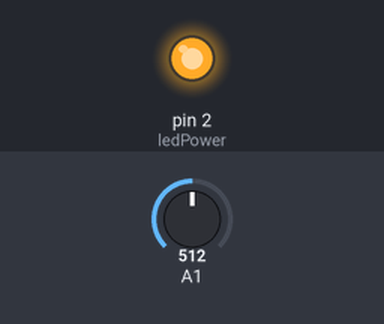
The sketch below on a simulated Arduino Uno, built with avr-gcc and run on an emulated ATmega328P. Parts: output pins drawn as LEDs (lit = HIGH). The test bench sets the inputs (shaded band); at power-on: A1 = 512. What the sketch prints to the serial monitor is not drawn.

Above: at 0.1 s.
Timing chart, 0 to 1.6 s (numbered marks = the images above):
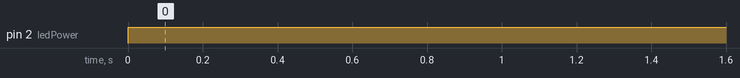

The sketch:

arduinoAnalog.ino
```cpp
// Bei diesem Code handelt es sich um das Codebeispiel vom Hersteller, zu finden im herunterladbaren Datenblatt unter: "https://joy-it.net/de/products/SEN-GP2Y1014AU", stand 30.01.2024.
// Bis auf eine Wertumrechnung  von mg in µg ist dieses Codebeispiel unverändert.

int ledPower = 2;
double dustDensity;
int sensorValue;
double voltage;

// the setup routine runs once when you press reset:
void setup() {
    // initialize serial communication at 9600 bits per second:
    Serial.begin(9600);
    // set LED pin as output
    pinMode(ledPower,OUTPUT);
}

// the loop routine runs over and over again forever:
void loop() {
    // set the LED pin low
    digitalWrite(ledPower,LOW);

    delayMicroseconds(180); // delay about 180us
    // read the analog pin
    sensorValue = analogRead(A1); // needs about 100 us
    delayMicroseconds(30);    //delay about 30 us

    // set the LED pin high
    digitalWrite(ledPower,HIGH);
    delayMicroseconds(9680);  // filling out the rest of the pulse cycle

    // Convert analog value to voltage
    voltage = sensorValue * (5.0 / 1023.0);

    // calculate dust density
    if (voltage <= 0.9) dustDensity = 0.0;
    if (voltage < 3.5 && voltage > 0.9) dustDensity = -0.0127*pow(voltage, 2.0) + 0.2225*voltage - 0.1819;
    if (voltage >= 3.5) dustDensity = 40.0*pow(voltage, 2.0) - 280.8*voltage + 493.28;
    if (dustDensity >= 0.8) dustDensity = 0.8;

    // print the measured and calculated data
    // Hier findet die Umrechnung mg in µg statt
    Serial.println(dustDensity * 1000);

    delay(1000);
}
```

Measured:
- by itself, pin 2 (ledPower): LOW → HIGH at 0.00 s
